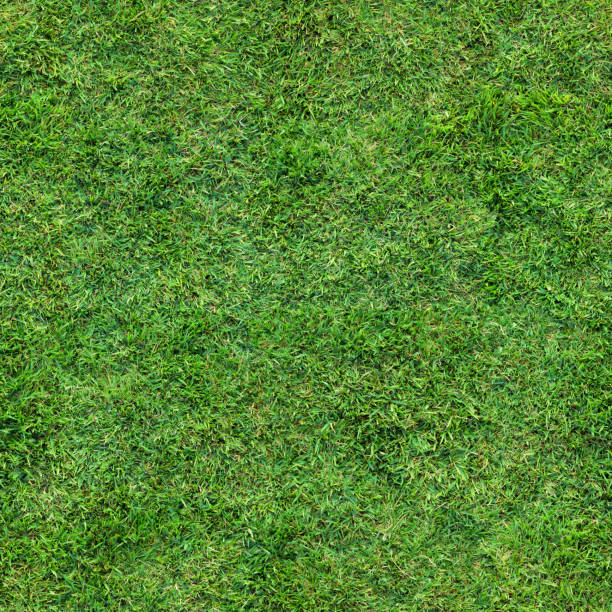
#> input picture test_sol.jpg, 612 x 612 px
$ python chemin.py   (older library calls are emulated)
#> lines starting #> are read from the running program, lines starting #| are printed output that depends on the picture; after the words box and inside, x2 and y2 are one past the last pixel; in counts of white or black regions, pixels touching at a corner belong together
### utilities.py
import cv2
import numpy as np
import json
from scipy.interpolate import interp1d
from sklearn.cluster import KMeans
from skimage.segmentation import slic
from skimage.color import label2rgb
#from skimage.feature import greycomatrix, greycoprops
#from tensorflow.keras.applications import ResNet50
#from tensorflow.keras.preprocessing.image import img_to_array, array_to_img


# =============================
#  Gestion des points interactifs
# =============================

# [108 lines left out: functions select_points, interpolate_path, save_path, load_path, apply_gabor_filters, not called in this run]

# [17 lines of commented-out code are left out]

def segment_texture_kmeans(image, n_clusters=2):
    """
    Segmente une texture en utilisant k-means.

    Args:
        image (numpy array): Image en couleur.
        n_clusters (int): Nombre de clusters.

    Returns:
        numpy array: Image segmentée.
    """
    pixel_values = image.reshape((-1, 3))
    pixel_values = np.float32(pixel_values)
    kmeans = KMeans(n_clusters=n_clusters, random_state=42)
    labels = kmeans.fit_predict(pixel_values)
    segmented_image = labels.reshape(image.shape[:2])
    return segmented_image

# [14 lines left out: function segment_texture_slic, not called in this run]

def apply_binary_segmentation(image_path, threshold_value=127):
    """
    Applique un seuillage binaire sur une image.

    Args:
        image_path (str): Chemin de l'image.
        threshold_value (int): Valeur de seuil.

    Returns:
        numpy array: Image binaire.
    """
    # Charger l'image en niveau de gris
    img = cv2.imread(image_path, cv2.IMREAD_GRAYSCALE)

    # Appliquer le seuillage pour obtenir une image binaire
    _, binary_img = cv2.threshold(img, threshold_value, 255, cv2.THRESH_BINARY)
    # Compter les pixels blancs et noirs
    white_pixels = np.sum(binary_img == 255)
    black_pixels = np.sum(binary_img == 0)

    # Si le nombre de pixels blancs est inférieur à celui des pixels noirs, inverser les couleurs
    if white_pixels < black_pixels:
        binary_img = cv2.bitwise_not(binary_img)

    # Retourner l'image binaire
    return binary_img

# =============================
#  Placement et chevauchement
# =============================

# [120 lines left out: functions get_path_centers, compute_tangents, check_overlap, place_textures_with_overlap_check, not called in this run]

### chemin.py
import cv2
import numpy as np
from utilities import *
import matplotlib.pyplot as plt


# Variables globales
selected_points = []

# Charger une image (ou une image vierge si aucune n'est disponible)
texture_sol_base=cv2.imread('test_sol.jpg')
#> texture_sol_base is the input picture: shape (612, 612, 3); mean B, G, R 50, 134, 86.3
texture_sol=np.tile(texture_sol_base, (2, 2, 1))
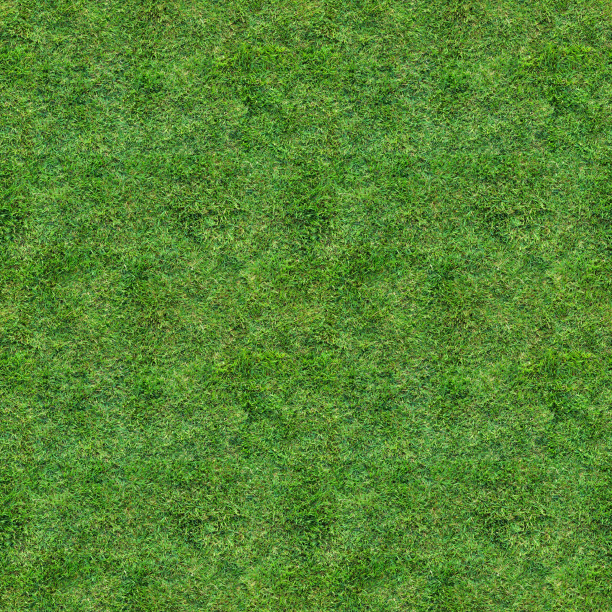
#> texture_sol: shape (1224, 1224, 3) (shown at 1/2 size); mean B, G, R 50, 134, 86.3
print(texture_sol.shape)
#| (1224, 1224, 3)
image = np.ones(texture_sol.shape, dtype=np.uint8) * 255  # Une image blanche
cv2.putText(image, "Cliquez pour dessiner un chemin", (50, 50), cv2.FONT_HERSHEY_SIMPLEX, 0.6, (0, 0, 0), 1)
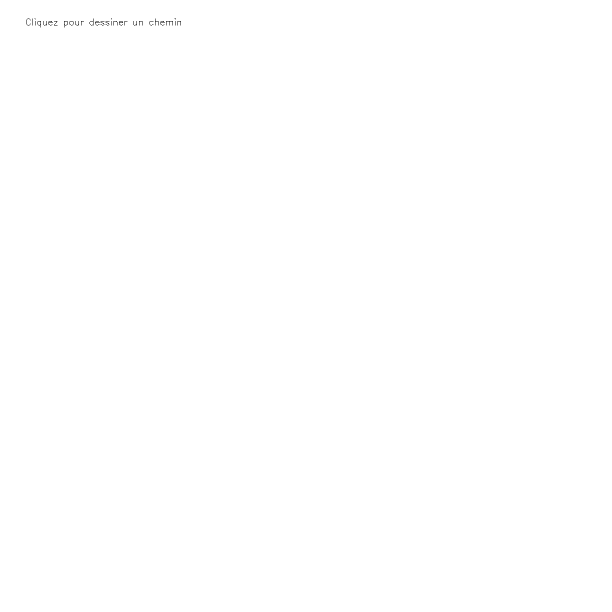
#> image: shape (1224, 1224, 3) (shown at 1/2 size); 100% white; black in thin lines or dots, all inside (x1, y1, x2, y2) = (52, 37, 362, 55)

# Afficher l'image et capturer les clics
cv2.imshow("Selectionnez les points", image)
cv2.setMouseCallback("Selectionnez les points", select_points, {"points": selected_points})

print("Cliquez sur l'image pour sélectionner des points.")
print("Clic gauche : Ajouter un point, Clic droit : Supprimer un point.")
print("Appuyez sur 'q' pour terminer.")

while True:
    # Afficher les points sélectionnés sur l'image
    temp_image = image.copy()
    for x, y in selected_points:
        cv2.circle(temp_image, (x, y), 5, (0, 0, 255), -1)
    cv2.imshow("Selectionnez les points", temp_image)

    key = cv2.waitKey(1) & 0xFF
#> (key q is pressed here)
    if key == ord('q'):  # Quitter avec 'q'
        break

cv2.destroyAllWindows()

# Interpolation et affichage
if len(selected_points) > 1:
    # Choisir une méthode d'interpolation
    method = "spline"#input("Choisissez la méthode d'interpolation ('linear' ou 'spline') : ").strip().lower()

    try:
        x_interp, y_interp = interpolate_path(selected_points, method='spline')

        # Dessiner le chemin interpolé
        for (x, y) in zip(x_interp, y_interp):
            cv2.circle(image, (int(x), int(y)), 1, (255, 0, 0), -1)

        # Afficher l'image finale
        plt.imshow(cv2.cvtColor(image, cv2.COLOR_BGR2RGB))
        plt.title(f"Chemin interpolé ({method})")
        plt.show()

        # Sauvegarder les points sélectionnés
        # save_path(selected_points)
    except Exception as e:
        print(f"Erreur : {e}")
else:
    print("Pas assez de points sélectionnés pour interpoler un chemin.")

# Charger les images
# texture_sol = cv2.imread('texture7.png')
image_path = 'texture10.png'  # Remplacez par le chemin de votre image
pierre = cv2.imread(image_path)
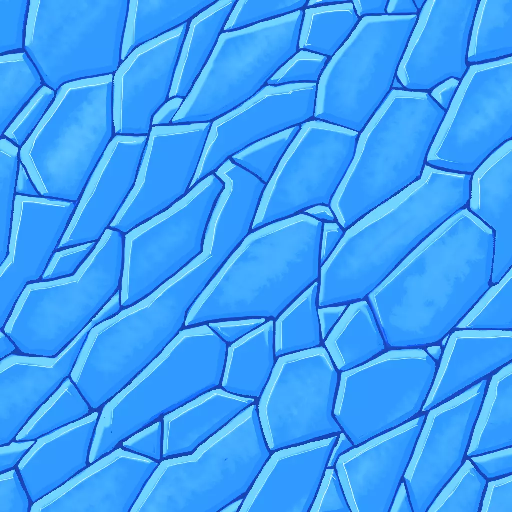
#> input picture Textures/texture10.png, 512 x 512 px, found by its file name
#> pierre is the input picture: shape (512, 512, 3); mean B, G, R 248.4, 160.3, 61.5
binary_pierre = apply_binary_segmentation(image_path)
#> in apply_binary_segmentation, `img = cv2.imread(image_path, cv2.IMREAD_GRAYSCALE)`:
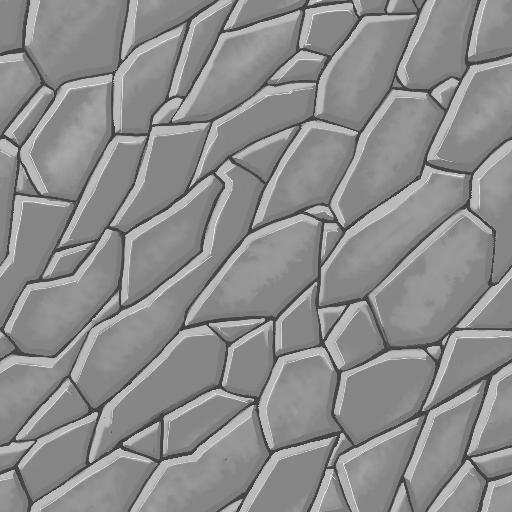
#> img: shape (512, 512); min 46, max 243, mean 140.3
#> in apply_binary_segmentation, `_, binary_img = cv2.threshold(img, threshold_value, 255, cv2.THRESH_BI..`:
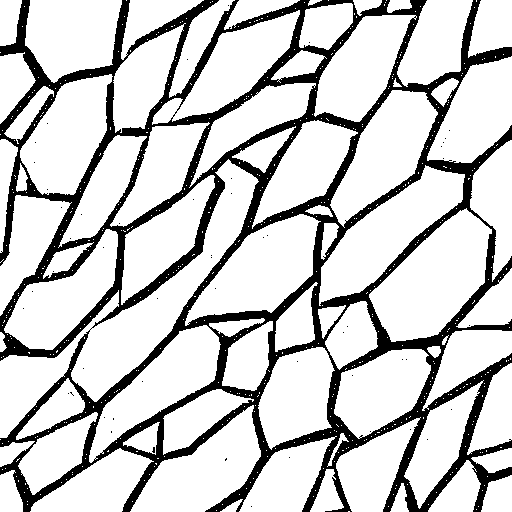
#> binary_img: shape (512, 512); 79.8% white; 52 black regions (51 under 20 px), largest, box (x1, y1, x2, y2) and area: (0, 0, 512, 512) 52866
#> in apply_binary_segmentation, `white_pixels = np.sum(binary_img == 255)`: white_pixels = 209206
#> in apply_binary_segmentation, `black_pixels = np.sum(binary_img == 0)`: black_pixels = 52938

segmented_texture = segment_texture_kmeans(pierre, n_clusters=2)
#> in segment_texture_kmeans, `segmented_image = labels.reshape(image.shape[:2])`:
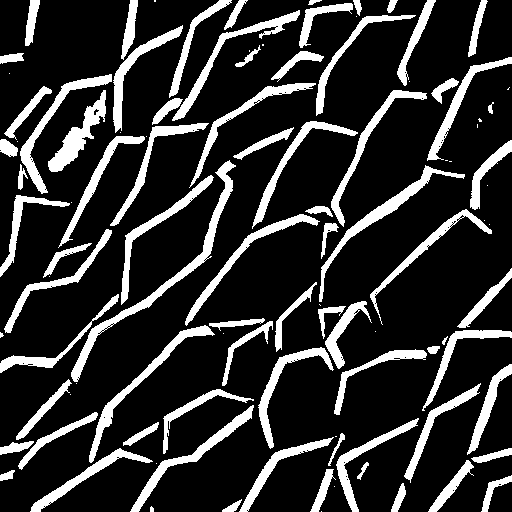
#> segmented_image: shape (512, 512) int32; values 0 (black) and 1 (white), 18.9% white; 105 white regions (29 under 20 px), largest, box (x1, y1, x2, y2) and area: (71, 160, 236, 382) 2297, (319, 165, 465, 302) 1555, (89, 325, 215, 463) 1475
# [4 lines of commented-out code are left out]
spacing = 160
#> (the run stopped early here; a loop or call above may not have finished)
